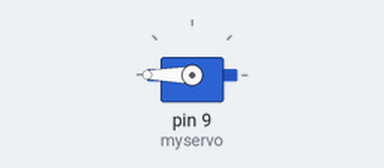
Simulated run of this sketch. Board: Arduino Uno, built with avr-gcc and run on an emulated ATmega328P. On the bench: servo.

Above: at 0.05 s.
Timing chart, 0 to 3.7 s (numbered marks = the images above):
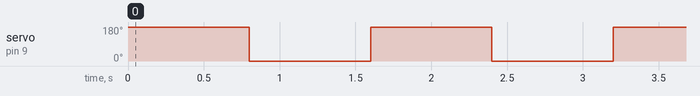

Measured:
- by itself, servo on pin 9 (myservo): alternates 180° for 0.80 s and 0° for 0.80 s

The sketch:

test_servo_motor.ino
```cpp
#include <Servo.h>

Servo myservo;  // create servo object to control a servo
int val = 0;

void setup() {
  myservo.attach(9);  // attaches the servo on pin 9 to the servo object
}

void loop() {

  myservo.write(180);                  // sets the servo position according to the scaled value
  delay(800);
   myservo.write(0);                  // sets the servo position according to the scaled value
  delay(800);

}
```
